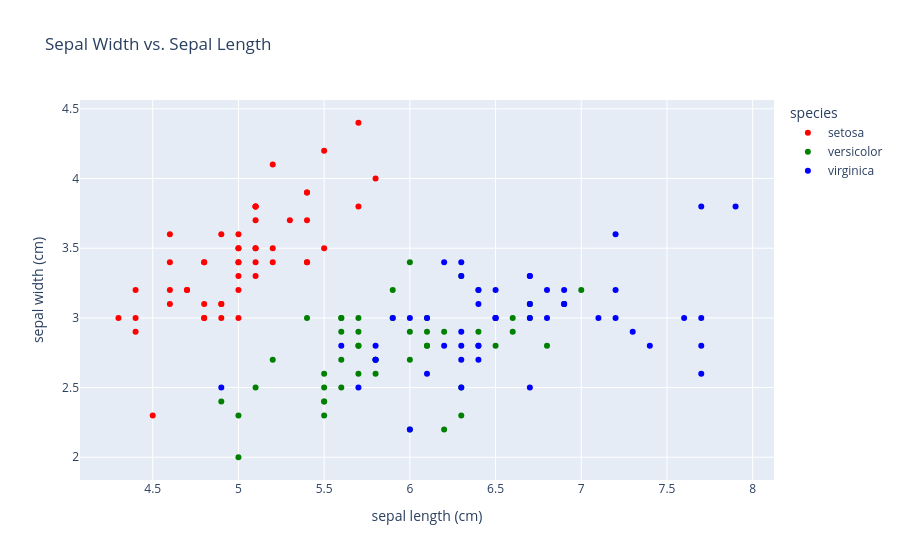

Source (notebook cell):
### Code cell
# Lo mismo usando plotly (interactivo)
import plotly.express as px

fig = px.scatter(
    iris_df,
    x='sepal length (cm)',
    y='sepal width (cm)',
    color='species',
    color_discrete_map={'setosa': 'red', 'versicolor': 'green', 'virginica': 'blue'},
    title='Sepal Width vs. Sepal Length'
)
fig.show()

### Figure 1 — Plotly figure (JSON) as saved in the notebook; plotly's stock layout.template omitted (floating-point values rounded to 4 significant figures)
{"data": [{"hovertemplate": "species=setosa<br>sepal length (cm)=%{x}<br>sepal width (cm)=%{y}<extra></extra>", "legendgroup": "setosa", "marker": {"color": "red", "symbol": "circle"}, "mode": "markers", "name": "setosa", "orientation": "v", "showlegend": true, "type": "scatter", "x": [5.1, 4.9, 4.7, 4.6, 5.0, 5.4, 4.6, 5.0, 4.4, 4.9, 5.4, 4.8, 4.8, 4.3, 5.8, 5.7, 5.4, 5.1, 5.7, 5.1, 5.4, 5.1, 4.6, 5.1, 4.8, 5.0, 5.0, 5.2, 5.2, 4.7, 4.8, 5.4, 5.2, 5.5, 4.9, 5.0, 5.5, 4.9, 4.4, 5.1, 5.0, 4.5, 4.4, 5.0, 5.1, 4.8, 5.1, 4.6, 5.3, 5.0], "xaxis": "x", "y": [3.5, 3.0, 3.2, 3.1, 3.6, 3.9, 3.4, 3.4, 2.9, 3.1, 3.7, 3.4, 3.0, 3.0, 4.0, 4.4, 3.9, 3.5, 3.8, 3.8, 3.4, 3.7, 3.6, 3.3, 3.4, 3.0, 3.4, 3.5, 3.4, 3.2, 3.1, 3.4, 4.1, 4.2, 3.1, 3.2, 3.5, 3.6, 3.0, 3.4, 3.5, 2.3, 3.2, 3.5, 3.8, 3.0, 3.8, 3.2, 3.7, 3.3], "yaxis": "y"}, {"hovertemplate": "species=versicolor<br>sepal length (cm)=%{x}<br>sepal width (cm)=%{y}<extra></extra>", "legendgroup": "versicolor", "marker": {"color": "green", "symbol": "circle"}, "mode": "markers", "name": "versicolor", "orientation": "v", "showlegend": true, "type": "scatter", "x": [7.0, 6.4, 6.9, 5.5, 6.5, 5.7, 6.3, 4.9, 6.6, 5.2, 5.0, 5.9, 6.0, 6.1, 5.6, 6.7, 5.6, 5.8, 6.2, 5.6, 5.9, 6.1, 6.3, 6.1, 6.4, 6.6, 6.8, 6.7, 6.0, 5.7, 5.5, 5.5, 5.8, 6.0, 5.4, 6.0, 6.7, 6.3, 5.6, 5.5, 5.5, 6.1, 5.8, 5.0, 5.6, 5.7, 5.7, 6.2, 5.1, 5.7], "xaxis": "x", "y": [3.2, 3.2, 3.1, 2.3, 2.8, 2.8, 3.3, 2.4, 2.9, 2.7, 2.0, 3.0, 2.2, 2.9, 2.9, 3.1, 3.0, 2.7, 2.2, 2.5, 3.2, 2.8, 2.5, 2.8, 2.9, 3.0, 2.8, 3.0, 2.9, 2.6, 2.4, 2.4, 2.7, 2.7, 3.0, 3.4, 3.1, 2.3, 3.0, 2.5, 2.6, 3.0, 2.6, 2.3, 2.7, 3.0, 2.9, 2.9, 2.5, 2.8], "yaxis": "y"}, {"hovertemplate": "species=virginica<br>sepal length (cm)=%{x}<br>sepal width (cm)=%{y}<extra></extra>", "legendgroup": "virginica", "marker": {"color": "blue", "symbol": "circle"}, "mode": "markers", "name": "virginica", "orientation": "v", "showlegend": true, "type": "scatter", "x": [6.3, 5.8, 7.1, 6.3, 6.5, 7.6, 4.9, 7.3, 6.7, 7.2, 6.5, 6.4, 6.8, 5.7, 5.8, 6.4, 6.5, 7.7, 7.7, 6.0, 6.9, 5.6, 7.7, 6.3, 6.7, 7.2, 6.2, 6.1, 6.4, 7.2, 7.4, 7.9, 6.4, 6.3, 6.1, 7.7, 6.3, 6.4, 6.0, 6.9, 6.7, 6.9, 5.8, 6.8, 6.7, 6.7, 6.3, 6.5, 6.2, 5.9], "xaxis": "x", "y": [3.3, 2.7, 3.0, 2.9, 3.0, 3.0, 2.5, 2.9, 2.5, 3.6, 3.2, 2.7, 3.0, 2.5, 2.8, 3.2, 3.0, 3.8, 2.6, 2.2, 3.2, 2.8, 2.8, 2.7, 3.3, 3.2, 2.8, 3.0, 2.8, 3.0, 2.8, 3.8, 2.8, 2.8, 2.6, 3.0, 3.4, 3.1, 3.0, 3.1, 3.1, 3.1, 2.7, 3.2, 3.3, 3.0, 2.5, 3.0, 3.4, 3.0], "yaxis": "y"}], "layout": {"legend": {"title": {"text": "species"}, "tracegroupgap": 0}, "title": {"text": "Sepal Width vs. Sepal Length"}, "xaxis": {"anchor": "y", "domain": [0, 1], "title": {"text": "sepal length (cm)"}}, "yaxis": {"anchor": "x", "domain": [0, 1], "title": {"text": "sepal width (cm)"}}}}
